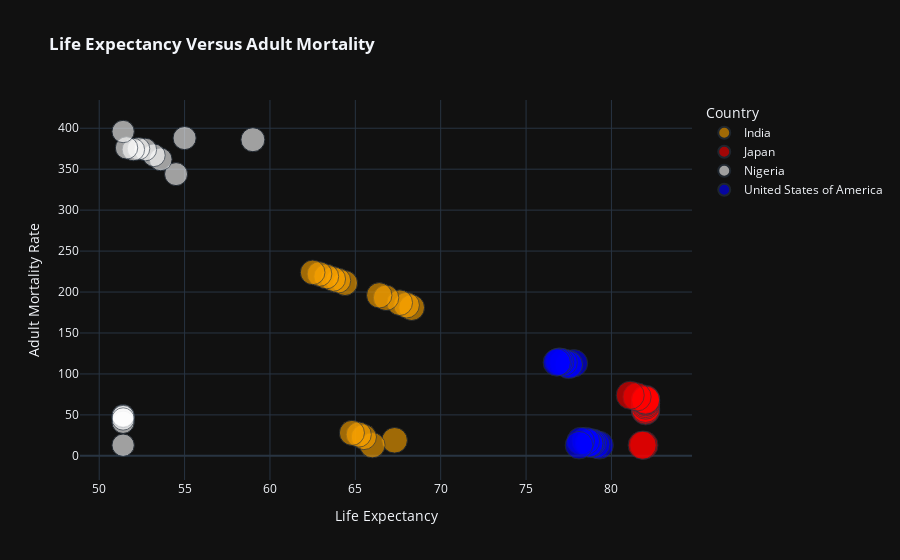

Source (notebook cell):
### Code cell
developed_countries = ['Japan', 'United States of America']
developing_countries = ['India', 'Nigeria']

# Filtering the DataFrame for these countries
filtered_df = cleaned_df[cleaned_df['Country'].isin(developed_countries + developing_countries)]

# Defining custom colors for each country
custom_colors = ['orange', 'red', 'white', 'blue']

# Creating scatter plot for filtered countries with custom colors
fig = px.scatter(
    filtered_df,
    y='Adult Mortality',
    x='Life expectancy ',
    color='Country',
    size='Life expectancy ',
    color_discrete_sequence=custom_colors,
    template='plotly_dark',
    opacity=0.6,
    title='<b> Life Expectancy Versus Adult Mortality',
    labels={'Adult Mortality': 'Adult Mortality Rate', 'Life expectancy ': 'Life Expectancy'},
)

# Show the plot
fig.show()

### Figure 1 — Plotly figure (JSON) as saved in the notebook; plotly's stock layout.template omitted (floating-point values rounded to 4 significant figures)
{"data": [{"hovertemplate": "Country=India<br>Life Expectancy=%{marker.size}<br>Adult Mortality Rate=%{y}<extra></extra>", "legendgroup": "India", "marker": {"color": "orange", "opacity": 0.6, "size": [68.3, 68, 67.6, 67.3, 66.8, 66.4, 66, 65.5, 65.2, 64.8, 64.4, 64, 63.7, 63.3, 62.9, 62.5], "sizemode": "area", "sizeref": 0.205, "symbol": "circle"}, "mode": "markers", "name": "India", "orientation": "v", "showlegend": true, "x": [68.3, 68, 67.6, 67.3, 66.8, 66.4, 66, 65.5, 65.2, 64.8, 64.4, 64, 63.7, 63.3, 62.9, 62.5], "xaxis": "x", "y": [181, 184, 187, 19, 193, 196, 13, 23, 26, 28, 211, 214, 216, 219, 222, 224], "yaxis": "y", "type": "scatter"}, {"hovertemplate": "Country=Japan<br>Life Expectancy=%{marker.size}<br>Adult Mortality Rate=%{y}<extra></extra>", "legendgroup": "Japan", "marker": {"color": "red", "opacity": 0.6, "size": [82, 82, 82, 82, 82, 82, 82, 82, 82, 82, 82, 82, 81.9, 81.8, 81.5, 81.1], "sizemode": "area", "sizeref": 0.205, "symbol": "circle"}, "mode": "markers", "name": "Japan", "orientation": "v", "showlegend": true, "x": [82, 82, 82, 82, 82, 82, 82, 82, 82, 82, 82, 82, 81.9, 81.8, 81.5, 81.1], "xaxis": "x", "y": [55, 57, 56, 58, 64, 62, 64, 66, 67, 68, 69, 68, 13, 13, 72, 74], "yaxis": "y", "type": "scatter"}, {"hovertemplate": "Country=Nigeria<br>Life Expectancy=%{marker.size}<br>Adult Mortality Rate=%{y}<extra></extra>", "legendgroup": "Nigeria", "marker": {"color": "white", "opacity": 0.6, "size": [54.5, 53.6, 53.2, 52.7, 52.3, 52, 51.6, 59, 55, 51.4, 51.4, 51.4, 51.4, 51.4, 51.4, 51.4], "sizemode": "area", "sizeref": 0.205, "symbol": "circle"}, "mode": "markers", "name": "Nigeria", "orientation": "v", "showlegend": true, "x": [54.5, 53.6, 53.2, 52.7, 52.3, 52, 51.6, 59, 55, 51.4, 51.4, 51.4, 51.4, 51.4, 51.4, 51.4], "xaxis": "x", "y": [344, 362, 367, 374, 375, 374, 376, 386, 388, 396, 13, 47, 41, 49, 48, 45], "yaxis": "y", "type": "scatter"}, {"hovertemplate": "Country=United States of America<br>Life Expectancy=%{marker.size}<br>Adult Mortality Rate=%{y}<extra></extra>", "legendgroup": "United States of America", "marker": {"color": "blue", "opacity": 0.6, "size": [79.3, 79.1, 78.9, 78.8, 78.7, 78.7, 78.5, 78.2, 78.1, 77.8, 77.5, 77.5, 77.2, 77, 76.9, 76.8], "sizemode": "area", "sizeref": 0.205, "symbol": "circle"}, "mode": "markers", "name": "United States of America", "orientation": "v", "showlegend": true, "x": [79.3, 79.1, 78.9, 78.8, 78.7, 78.7, 78.5, 78.2, 78.1, 77.8, 77.5, 77.5, 77.2, 77, 76.9, 76.8], "xaxis": "x", "y": [13, 14, 16, 16, 16, 15, 18, 18, 13, 113, 112, 111, 114, 115, 115, 114], "yaxis": "y", "type": "scatter"}], "layout": {"xaxis": {"anchor": "y", "domain": [0, 1], "title": {"text": "Life Expectancy"}, "type": "linear", "range": [49.13, 84.4], "autorange": true}, "yaxis": {"anchor": "x", "domain": [0, 1], "title": {"text": "Adult Mortality Rate"}, "type": "linear", "range": [-39.28, 442.4], "autorange": true}, "legend": {"title": {"text": "Country"}, "tracegroupgap": 0, "itemsizing": "constant"}, "title": {"text": "<b> Life Expectancy Versus Adult Mortality"}, "autosize": true}}
